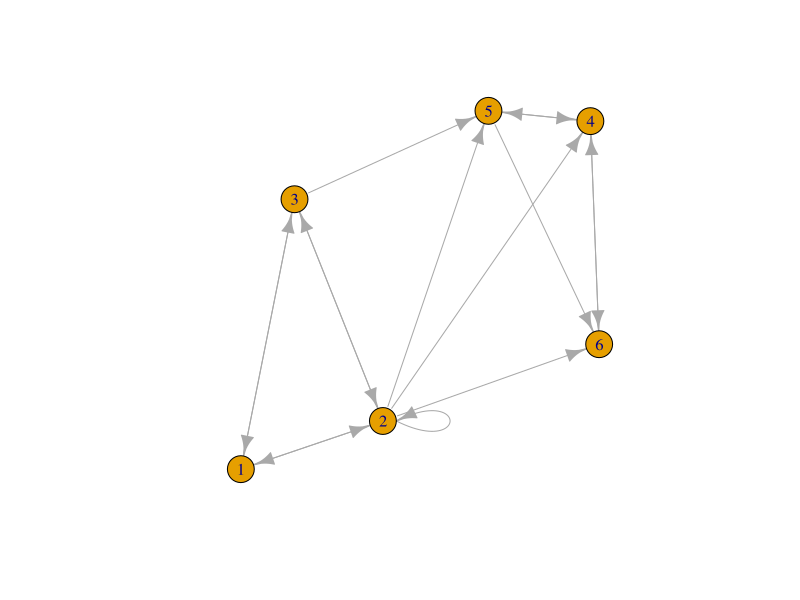

Here is the R script that generated this plot:
## ---- chunk 1
setwd("C:/Users/bhao/Google Drive/CUNY/git/DATA605/HW10")
library(expm)
library(igraph)
## ---- chunk 2
# form A and B
A = matrix(c(  0, 1/2, 1/2,   0,   0,   0,
               0,   0,   0,   0,   0,   0,
             1/3, 1/3,   0,   0, 1/3,   0,
               0,   0,   0,   0, 1/2, 1/2,
               0,   0,   0, 1/2,   0, 1/2,
               0,   0,   0,   1,   0,   0),
           6, 6, byrow = TRUE)

# start with uniform rank and perform 1000 iterations
r = rep(1/6, 6)

# replace disconnected node 2 with uniform ranking
A[2,] = r

# create B matrix after transposing A
B = 0.85 * t(A) + 0.15 / nrow(A)

r = B %^% 50 %*% r
r
## ---- chunk 3
# compute eigen-decomposition of B
eig = eigen(B)
eig$values
eig$vectors[,1] 
eig$vectors[,1] / sum(eig$vectors[,1])  # normalize
## ---- chunk 4
# use page.rank to compute page rank of A
# g2 = graph.formula(1 -+ 2, 1 + 3,
#                   3 -+ 2, 3 -+ 5,
#                   4 + 5, 4 + 6,
#                   5 -+ 6)

g = graph_from_adjacency_matrix(A, weighted = T, mode = 'directed')
plot(g)
page.rank(g, damping = 0.85)
